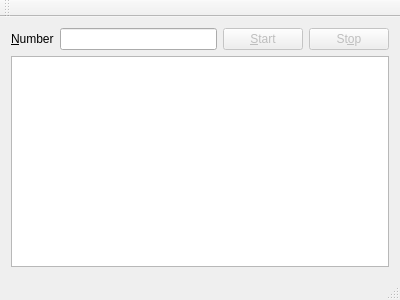
<?xml version="1.0" encoding="UTF-8"?>
<ui version="4.0">
 <class>MainWindow</class>
 <widget class="QMainWindow" name="MainWindow">
  <property name="geometry">
   <rect>
    <x>0</x>
    <y>0</y>
    <width>400</width>
    <height>300</height>
   </rect>
  </property>
  <property name="windowTitle">
   <string>MainWindow</string>
  </property>
  <widget class="QWidget" name="centralWidget">
   <layout class="QVBoxLayout" name="verticalLayout">
    <item>
     <layout class="QHBoxLayout" name="horizontalLayout">
      <item>
       <widget class="QLabel" name="labelNumber">
        <property name="text">
         <string>&amp;Number</string>
        </property>
        <property name="buddy">
         <cstring>lineEditNumber</cstring>
        </property>
       </widget>
      </item>
      <item>
       <widget class="QLineEdit" name="lineEditNumber"/>
      </item>
      <item>
       <widget class="QPushButton" name="pushButtonStart">
        <property name="enabled">
         <bool>false</bool>
        </property>
        <property name="text">
         <string>&amp;Start</string>
        </property>
       </widget>
      </item>
      <item>
       <widget class="QPushButton" name="pushButtonStop">
        <property name="enabled">
         <bool>false</bool>
        </property>
        <property name="text">
         <string>St&amp;op</string>
        </property>
       </widget>
      </item>
     </layout>
    </item>
    <item>
     <widget class="QPlainTextEdit" name="plainTextEditResults">
      <property name="readOnly">
       <bool>true</bool>
      </property>
     </widget>
    </item>
   </layout>
  </widget>
  <widget class="QMenuBar" name="menuBar">
   <property name="geometry">
    <rect>
     <x>0</x>
     <y>0</y>
     <width>400</width>
     <height>22</height>
    </rect>
   </property>
  </widget>
  <widget class="QToolBar" name="mainToolBar">
   <attribute name="toolBarArea">
    <enum>TopToolBarArea</enum>
   </attribute>
   <attribute name="toolBarBreak">
    <bool>false</bool>
   </attribute>
  </widget>
  <widget class="QStatusBar" name="statusBar"/>
 </widget>
 <layoutdefault spacing="6" margin="11"/>
 <resources/>
 <connections/>
</ui>
